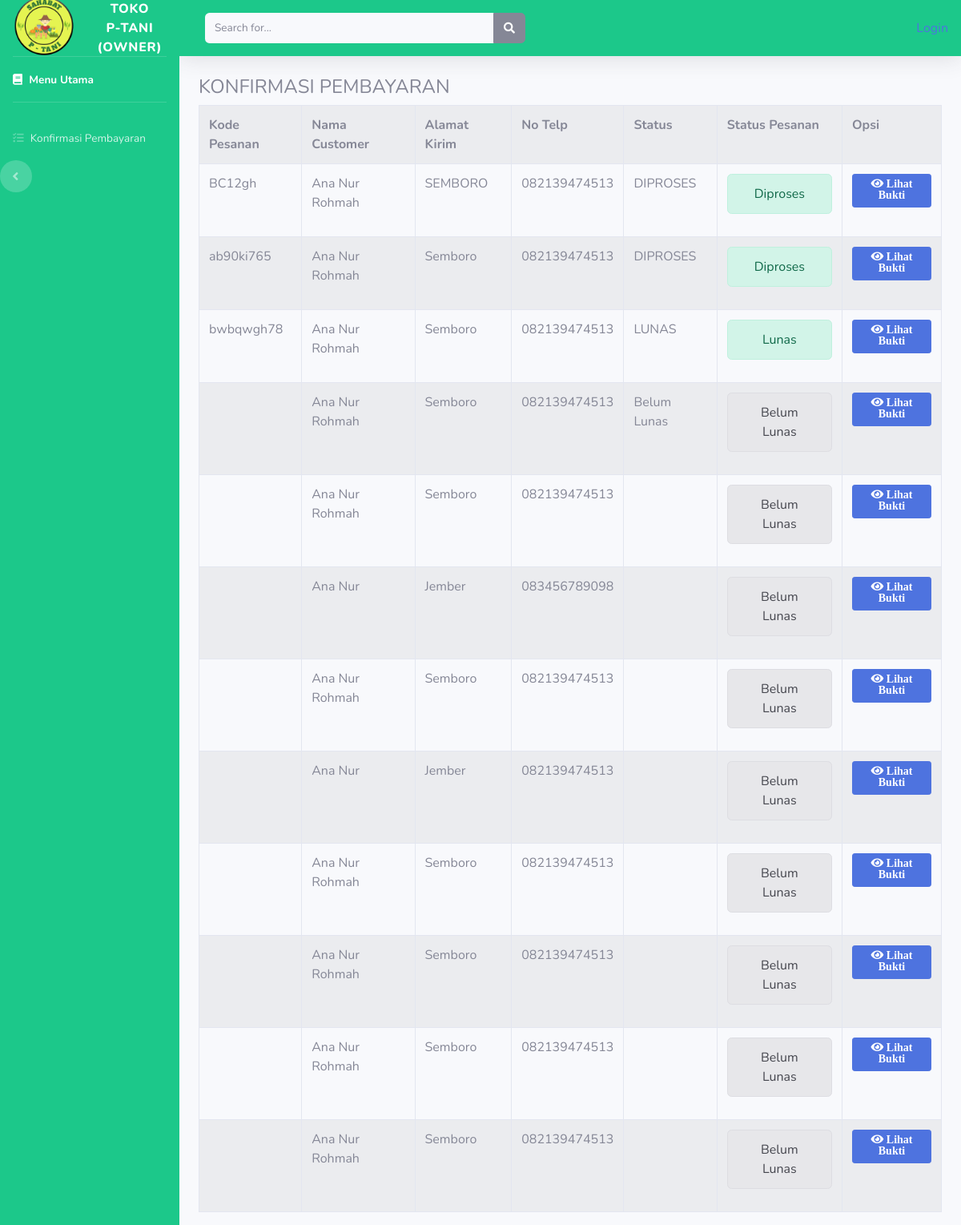
Screenshot of /index.php/admin/konfir_bayar with the database file from the repository.
### tables this page shows
CREATE TABLE `tb_invoice` (
  `id` int(11) NOT NULL,
  `noresi` varchar(60) NOT NULL,
  `nama` varchar(56) NOT NULL,
  `alamat` varchar(225) NOT NULL,
  `telp` varchar(25) NOT NULL,
  `email` varchar(200) NOT NULL,
  `metode` varchar(100) NOT NULL,
  `tgl_pesan` datetime NOT NULL,
  `batas_bayar` datetime NOT NULL,
  `status` varchar(50) NOT NULL,
  `bukti` text NOT NULL
);

### application/controllers/admin/Konfir_bayar.php (called while the page is built, shortened)
<?php
class Konfir_bayar extends CI_Controller{
	public function index()
	{
		$data['invoice'] = $this->model_konfir->tampil_data()->result();
		$this->load->view('templates_admin/header');
		$this->load->view('templates_admin/sidebar');
		$this->load->view('admin/konfir_bayar',$data);
		$this->load->view('templates_admin/footer');
	}
}?>

### index.php (called while the page is built, shortened)
<?php
require_once BASEPATH.'core/CodeIgniter.php';

### application/models/model_konfir.php (called while the page is built, shortened)
<?php
class Model_konfir extends CI_Model{
	public function tampil_data(){
		return $this->db->get('tb_invoice');
	}
}
?>

### application/views/admin/konfir_bayar.php (the view)
<div class="container-fluid">
	<h4>KONFIRMASI PEMBAYARAN</h4>
<table class="table table-bordered table-hover table-striped">
		<tr>
			<th>Kode Pesanan</th>
			<th>Nama Customer</th>
			<th>Alamat Kirim</th>
			<th>No Telp</th>
			<th>Status</th>
			<th>Status Pesanan</th>
			<th>Opsi</th>
		</tr>
<?php foreach ($invoice as $inv): ?>
		<tr>
			<td><?php echo $inv->noresi?></td>
			<td><?php echo $inv->nama ?></td>
			<td><?php echo $inv->alamat ?></td>
			<td><?php echo $inv->telp ?></td>
			<td><?php echo $inv->status ?></td>
			<td><?php if ($inv->status =="LUNAS"): ?>
					<div class="alert alert-success alert-sm"><center>Lunas</center></div>
					<?php elseif ($inv->status =="DIPROSES"): ?>
					<div class="alert alert-success alert-sm"><center>Diproses</center></div>
					<?php elseif ($inv->status =="DIBATALKAN"): ?>
					<div class="alert alert-success alert-sm"><center>--</center></div>
						<?php else : ?>
						<div class="alert alert-secondary alert-sm"><center>Belum Lunas</center></div>
				<?php endif ?>
			</td>
			<td><center><?php echo anchor('admin/konfir_bayar/lihat/'. $inv->id, '<div class="btn btn-primary btn-sm" ><i class="fas fa-eye"> Lihat Bukti</i> </div>')?> </center></td>
		</tr>
	<?php endforeach; ?>
	</table>
</div>

### rows the page displays
tb_invoice: noresi "BC12gh", nama "Ana Nur Rohmah", alamat "SEMBORO", telp "082139474513", status "DIPROSES", shows "Diproses", id "Lihat Bukti"
tb_invoice: noresi "ab90ki765", nama "Ana Nur Rohmah", alamat "Semboro", telp "082139474513", status "DIPROSES", shows "Diproses", id "Lihat Bukti"
tb_invoice: noresi "bwbqwgh78", nama "Ana Nur Rohmah", alamat "Semboro", telp "082139474513", status "LUNAS", shows "Lunas", id "Lihat Bukti"
tb_invoice: nama "Ana Nur Rohmah", alamat "Semboro", telp "082139474513", status "Belum Lunas", id "Lihat Bukti"
tb_invoice: nama "Ana Nur Rohmah", alamat "Semboro", telp "082139474513", status "Belum Lunas", id "Lihat Bukti"
tb_invoice: nama "Ana Nur", alamat "Jember", telp "083456789098", status "Belum Lunas", id "Lihat Bukti"
tb_invoice: nama "Ana Nur Rohmah", alamat "Semboro", telp "082139474513", status "Belum Lunas", id "Lihat Bukti"
tb_invoice: nama "Ana Nur", alamat "Jember", telp "082139474513", status "Belum Lunas", id "Lihat Bukti"
tb_invoice: nama "Ana Nur Rohmah", alamat "Semboro", telp "082139474513", status "Belum Lunas", id "Lihat Bukti"
tb_invoice: nama "Ana Nur Rohmah", alamat "Semboro", telp "082139474513", status "Belum Lunas", id "Lihat Bukti"
tb_invoice: nama "Ana Nur Rohmah", alamat "Semboro", telp "082139474513", status "Belum Lunas", id "Lihat Bukti"
tb_invoice: nama "Ana Nur Rohmah", alamat "Semboro", telp "082139474513", status "Belum Lunas", id "Lihat Bukti"

### other values shown
anchor('authh/login', 'Login') "Login"
